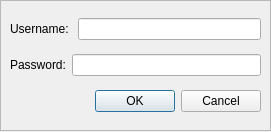
<?xml version="1.0" encoding="UTF-8"?>
<ui version="4.0">
 <class>frm_login</class>
 <widget class="QDialog" name="frm_login">
  <property name="geometry">
   <rect>
    <x>0</x>
    <y>0</y>
    <width>271</width>
    <height>132</height>
   </rect>
  </property>
  <property name="windowTitle">
   <string>Login</string>
  </property>
  <property name="windowIcon">
   <iconset resource="../resources/resource.qrc">
    <normaloff>:/system-lock-screen</normaloff>:/system-lock-screen</iconset>
  </property>
  <property name="styleSheet">
   <string notr="true"/>
  </property>
  <widget class="QFrame" name="frame">
   <property name="geometry">
    <rect>
     <x>0</x>
     <y>0</y>
     <width>271</width>
     <height>131</height>
    </rect>
   </property>
   <property name="styleSheet">
    <string notr="true"/>
   </property>
   <property name="frameShape">
    <enum>QFrame::StyledPanel</enum>
   </property>
   <property name="frameShadow">
    <enum>QFrame::Raised</enum>
   </property>
   <layout class="QGridLayout" name="gridLayout">
    <item row="0" column="0" colspan="2">
     <widget class="QLabel" name="lbl_username">
      <property name="text">
       <string>Username:</string>
      </property>
      <property name="buddy">
       <cstring>txt_username</cstring>
      </property>
     </widget>
    </item>
    <item row="0" column="2">
     <widget class="QLineEdit" name="txt_username">
      <property name="maxLength">
       <number>255</number>
      </property>
     </widget>
    </item>
    <item row="1" column="0">
     <widget class="QLabel" name="lbl_password">
      <property name="text">
       <string>Password:</string>
      </property>
      <property name="buddy">
       <cstring>txt_password</cstring>
      </property>
     </widget>
    </item>
    <item row="1" column="1" colspan="2">
     <widget class="QLineEdit" name="txt_password">
      <property name="maxLength">
       <number>64</number>
      </property>
      <property name="echoMode">
       <enum>QLineEdit::Password</enum>
      </property>
     </widget>
    </item>
    <item row="2" column="0" colspan="3">
     <widget class="QDialogButtonBox" name="buttonBox">
      <property name="orientation">
       <enum>Qt::Horizontal</enum>
      </property>
      <property name="standardButtons">
       <set>QDialogButtonBox::Cancel|QDialogButtonBox::Ok</set>
      </property>
     </widget>
    </item>
   </layout>
  </widget>
 </widget>
 <resources>
  <include location="../resources/resource.qrc"/>
 </resources>
 <connections>
  <connection>
   <sender>buttonBox</sender>
   <signal>accepted()</signal>
   <receiver>frm_login</receiver>
   <slot>accept()</slot>
   <hints>
    <hint type="sourcelabel">
     <x>248</x>
     <y>254</y>
    </hint>
    <hint type="destinationlabel">
     <x>157</x>
     <y>274</y>
    </hint>
   </hints>
  </connection>
  <connection>
   <sender>buttonBox</sender>
   <signal>rejected()</signal>
   <receiver>frm_login</receiver>
   <slot>reject()</slot>
   <hints>
    <hint type="sourcelabel">
     <x>316</x>
     <y>260</y>
    </hint>
    <hint type="destinationlabel">
     <x>286</x>
     <y>274</y>
    </hint>
   </hints>
  </connection>
 </connections>
</ui>
